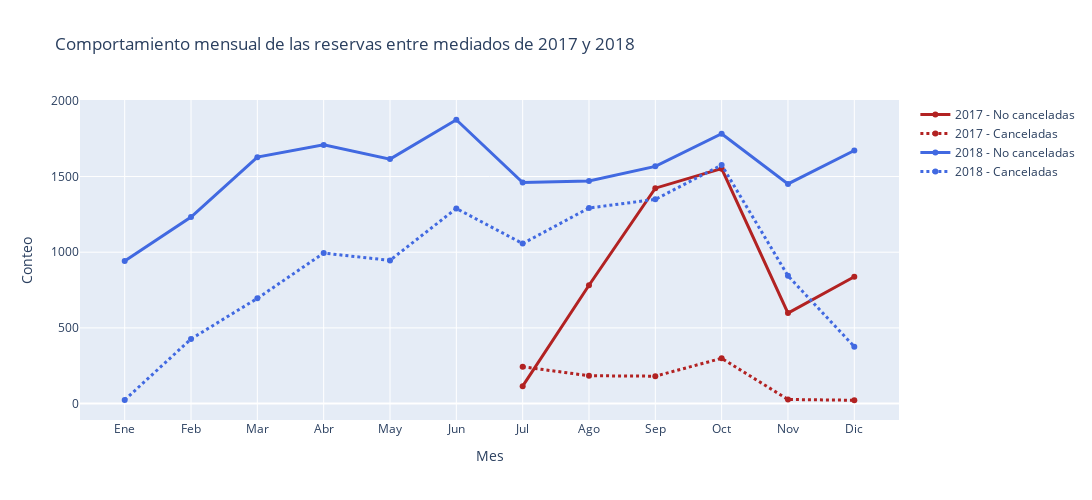

The code cell stored with this chart in its notebook:
### Code cell
months = ['Ene','Feb','Mar', 'Abr', 'May', 'Jun', 'Jul', 'Ago', 'Sep', 'Oct', 'Nov', 'Dic']

fig = go.Figure()

fig.add_trace(go.Scatter(x=not_canceled_2017.m,
                        y=not_canceled_2017['count'],
                        mode='lines+markers',
                        name='2017 - No canceladas',
                        line=dict(color='firebrick', width=3)))

fig.add_trace(go.Scatter(x=canceled_2017.m,
                        y=canceled_2017['count'],
                        #mode='lines+markers',
                        name='2017 - Canceladas',
                        line=dict(color='firebrick', width=3, dash='dot')))

fig.add_trace(go.Scatter(x=not_canceled_2018.m,
                        y=not_canceled_2018['count'],
                        mode='lines+markers',
                        name='2018 - No canceladas',
                        line=dict(color='royalblue', width=3)))

fig.add_trace(go.Scatter(x=canceled_2018.m,
                        y=canceled_2018['count'],
                        #mode='lines+markers',
                        name='2018 - Canceladas',
                        line=dict(color='royalblue', width=3, dash='dot')))

fig.update_layout(title='Comportamiento mensual de las reservas entre mediados de 2017 y 2018',
                  xaxis_title='Mes',
                  yaxis_title='Conteo',
                  xaxis=dict(tickvals=list(range(1, 13)), ticktext=months),  # Cambiar las etiquetas del eje x
                  showlegend=True,
                  width=1200,
                  height=500)


fig.show()

### Figure 1 — Plotly figure (JSON) as saved in the notebook; plotly's stock layout.template omitted (floating-point values rounded to 4 significant figures)
{"data": [{"line": {"color": "firebrick", "width": 3}, "mode": "lines+markers", "name": "2017 - No canceladas", "type": "scatter", "x": [7, 8, 9, 10, 11, 12], "y": [115, 782, 1423, 1552, 598, 838]}, {"line": {"color": "firebrick", "dash": "dot", "width": 3}, "name": "2017 - Canceladas", "type": "scatter", "x": [7, 8, 9, 10, 11, 12], "y": [243, 184, 181, 299, 27, 22]}, {"line": {"color": "royalblue", "width": 3}, "mode": "lines+markers", "name": "2018 - No canceladas", "type": "scatter", "x": [1, 2, 3, 4, 5, 6, 7, 8, 9, 10, 11, 12], "y": [942, 1232, 1628, 1709, 1615, 1875, 1460, 1471, 1567, 1783, 1451, 1672]}, {"line": {"color": "royalblue", "dash": "dot", "width": 3}, "name": "2018 - Canceladas", "type": "scatter", "x": [1, 2, 3, 4, 5, 6, 7, 8, 9, 10, 11, 12], "y": [24, 427, 695, 994, 946, 1289, 1057, 1292, 1349, 1576, 844, 376]}], "layout": {"height": 500, "showlegend": true, "title": {"text": "Comportamiento mensual de las reservas entre mediados de 2017 y 2018"}, "width": 1200, "xaxis": {"ticktext": ["Ene", "Feb", "Mar", "Abr", "May", "Jun", "Jul", "Ago", "Sep", "Oct", "Nov", "Dic"], "tickvals": [1, 2, 3, 4, 5, 6, 7, 8, 9, 10, 11, 12], "title": {"text": "Mes"}}, "yaxis": {"title": {"text": "Conteo"}}}}
